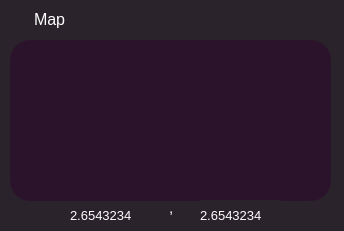
   <widget class="QWidget" name="widget_8" native="true">
    <property name="geometry">
     <rect>
      <x>30</x>
      <y>420</y>
      <width>344</width>
      <height>231</height>
     </rect>
    </property>
    <property name="styleSheet">
     <string notr="true">border-color: rgb(255, 200, 255);
border-color: rgb(255, 255, 255);
border-radius: 20px;
padding: 10px;
padding-top: 15px;
background-color:rgb(43, 35, 43);</string>
    </property>
    <widget class="QWidget" name="widget_9" native="true">
     <property name="geometry">
      <rect>
       <x>10</x>
       <y>40</y>
       <width>321</width>
       <height>161</height>
      </rect>
     </property>
     <property name="styleSheet">
      <string notr="true">border-color: rgb(255, 255, 255);
image: url(:/newPrefix/image1-copy.jpg);
border-color: rgb(255, 255, 255);
border-radius: 20px;
padding: 10px;
padding-top: 15px;
background-color:rgb(43, 20, 43);</string>
     </property>
    </widget>
    <widget class="QLabel" name="label_21">
     <property name="geometry">
      <rect>
       <x>20</x>
       <y>-10</y>
       <width>91</width>
       <height>51</height>
      </rect>
     </property>
     <property name="styleSheet">
      <string notr="true">font-family: 'Courier New';
font-style: normal;
font-weight: 400;
font-size: 16px;
line-height: 18px;
color: #F6F7FA;
border-color: rgb(255, 255, 255);
border-color: rgb(255, 255, 255);
border-radius: 30px;
padding-bottom: 5px;
padding-top: 15px;
margin-bottom: 2px;
</string>
     </property>
     <property name="text">
      <string>&lt;html&gt;&lt;head/&gt;&lt;body&gt;&lt;p&gt;&lt;span style=&quot; color:#ffffff;&quot;&gt;Map&lt;/span&gt;&lt;/p&gt;&lt;/body&gt;&lt;/html&gt;</string>
     </property>
    </widget>
    <widget class="QLabel" name="label_103">
     <property name="geometry">
      <rect>
       <x>70</x>
       <y>200</y>
       <width>81</width>
       <height>31</height>
      </rect>
     </property>
     <property name="styleSheet">
      <string notr="true">border-radius:0px;
padding: 0px;
padding-top: 0px;
background-color:rgb(43, 35, 43);
color:white</string>
     </property>
     <property name="text">
      <string>&lt;html&gt;&lt;head/&gt;&lt;body&gt;&lt;p&gt;&lt;span style=&quot; font-size:10pt; color:#ffffff;&quot;&gt;2.6543234&lt;/span&gt;&lt;/p&gt;&lt;/body&gt;&lt;/html&gt;</string>
     </property>
    </widget>
    <widget class="QLabel" name="label_104">
     <property name="geometry">
      <rect>
       <x>156</x>
       <y>180</y>
       <width>41</width>
       <height>51</height>
      </rect>
     </property>
     <property name="text">
      <string>&lt;html&gt;&lt;head/&gt;&lt;body&gt;&lt;p&gt;&lt;span style=&quot; font-size:11pt; color:#ffffff;&quot;&gt;,&lt;/span&gt;&lt;/p&gt;&lt;/body&gt;&lt;/html&gt;</string>
     </property>
    </widget>
    <widget class="QLabel" name="label_105">
     <property name="geometry">
      <rect>
       <x>200</x>
       <y>200</y>
       <width>81</width>
       <height>31</height>
      </rect>
     </property>
     <property name="styleSheet">
      <string notr="true">border-radius:0px;
padding: 0px;
padding-top: 0px;
background-color:rgb(43, 35, 43);
color:white</string>
     </property>
     <property name="text">
      <string>&lt;html&gt;&lt;head/&gt;&lt;body&gt;&lt;p&gt;&lt;span style=&quot; font-size:10pt; color:#ffffff;&quot;&gt;2.6543234&lt;/span&gt;&lt;/p&gt;&lt;/body&gt;&lt;/html&gt;</string>
     </property>
    </widget>
    <zorder>label_21</zorder>
    <zorder>label_103</zorder>
    <zorder>label_104</zorder>
    <zorder>widget_9</zorder>
    <zorder>label_105</zorder>
   </widget>
